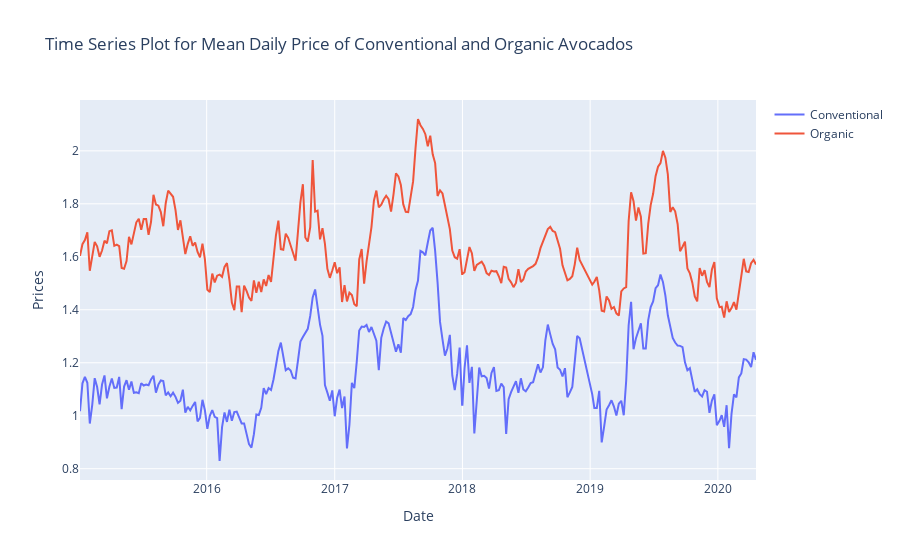

This figure's notebook cell:
### Code cell
groupBy1_price = conventional.groupby('Date').mean()
scatter1 = go.Scatter(x=groupBy1_price.AveragePrice.index, y=groupBy1_price.AveragePrice, name="Conventional")
groupBy2_price = organic.groupby('Date').mean()
scatter2 = go.Scatter(x=groupBy2_price.AveragePrice.index, y=groupBy2_price.AveragePrice, name="Organic")
data = [scatter1, scatter2]
layout=go.Layout(title="Time Series Plot for Mean Daily Price of Conventional and Organic Avocados", xaxis={'title':'Date'}, yaxis={'title':'Prices'})
figure=go.Figure(data=data,layout=layout)
iplot(figure)

### Figure 1 — Plotly figure (JSON) as saved in the notebook; plotly's stock layout.template omitted (floating-point values rounded to 4 significant figures; data arrays with more than 128 entries replaced by an {"elided": "..."} marker saying what was removed)
{"data": [{"name": "Conventional", "type": "scatter", "x": {"elided": "274 str values"}, "y": {"elided": "274 float values"}}, {"name": "Organic", "type": "scatter", "x": {"elided": "274 str values"}, "y": {"elided": "274 float values"}}], "layout": {"title": {"text": "Time Series Plot for Mean Daily Price of Conventional and Organic Avocados"}, "xaxis": {"title": {"text": "Date"}}, "yaxis": {"title": {"text": "Prices"}}}}
